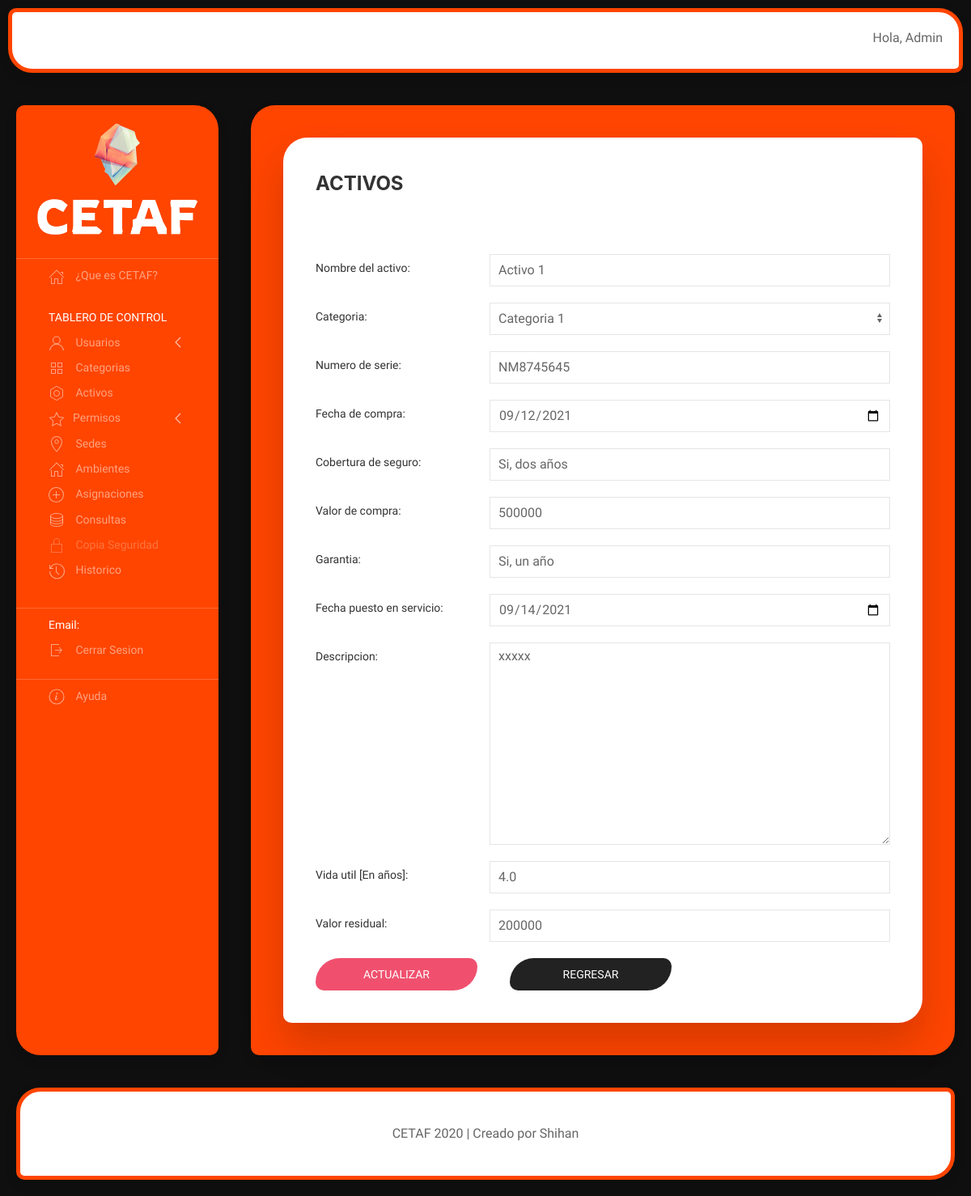
The app's page /activos/1/actualizar (signed in) with its own data.
### cetaf/models.py (models this page shows, shortened)
class Activo(models.Model):
    nombre = models.CharField(max_length=50)
    categoria = models.ForeignKey(Categoria, on_delete=models.CASCADE)
    num_serie = models.CharField(max_length=50)
    fecha_compra = models.DateField()
    cobertura_seguro = models.CharField(max_length=200)
    valor_compra = models.IntegerField(default=0)
    garantia = models.CharField(max_length=200)
    fecha_puesto_servicio = models.DateField()
    descripcion = models.TextField()
    vida_util = models.FloatField(default=0)
    valor_residual = models.IntegerField(default=0)

### cetaf/views.py (the view, shortened to what this page needs)
# urls.py: path('activos/<int:pk>/actualizar', actualizar_activo.as_view(), name='actualizar_activo'),
@method_decorator(decoradores, name='dispatch')
class actualizar_activo(UpdateView):
    model = Activo
    form_class = ActivoForm
    template_name = 'activos/actualizar_activo.html'
    success_url = reverse_lazy('lts_activo')
    def dispatch(self, request, *args, **kwargs):
        return super().dispatch(request, *args, **kwargs)

### cetaf/models.py (called while the page is built)
    def __str__(self):
        return self.nombre

### cetaf/templates/activos/actualizar_activo.html (shortened to what this page needs)
{% extends "activos/index.html" %}
{% block contenido_activo %}
<form class="uk-form-horizontal uk-margin-large" method="post">
    {% for campo in form %}
        <div class="uk-margin">
            <label class="uk-form-label" for="{{campo.auto_id}}">{{campo.label}}</label>
            <div class="uk-form-controls">
                {{campo}}
            </div>
        </div>
    {% endfor %}
    <div uk-grid>
        <div>
            <button class="uk-button uk-button-danger" type="submit" style="border-radius: 30px 10px; width: 200px">Actualizar</button>
        </div>
        <div>
            <a class="uk-button uk-button-secondary" href="{% url 'lts_activo' %}" style="border-radius: 30px 10px; width: 200px;">Regresar</a>
        </div>
    </div>
</form>
{% endblock contenido_activo %}

### cetaf/templates/home/index.html (shortened to what this page needs)
<!doctype html>
{% load static %}
<html lang="es">
    <head>
        <link rel="stylesheet" href="{% static 'contenido/uikit/uikit.min.css' %}">
        <link rel="stylesheet" href="{% static 'contenido/estilo.css' %}">
    </head>
    <body>
        <div uk-grid>
            <div class="uk-width-expand@m">
                <div class="uk-card uk-card-default uk-card-body barra-superior">
                    <span class="uk-float-right">
                        Hola,
                        {{user.username}}
                    </span>
                </div>
            </div>
        </div>
        <div uk-grid>
            <div class="uk-visible@m">
                <div class="uk-card uk-card-default uk-card-body menu-lateral uk-light">
                    <ul class="uk-nav-default uk-nav-parent-icon" uk-nav>
                        <div class="uk-text-center">
                            <a href="{% url 'index' %}"><img src="{% static 'contenido/imagenes/logo_6.png' %}" alt="avatar" width="250px"></a>
                        </div>
                        <li class="uk-nav-divider"></li>
                        <li><a href="{% url 'acercade' %}"><span class="uk-margin-small-right" uk-icon="icon: home"></span> ¿Que es CETAF?</a></li>
                        <li class="uk-nav-header" style="margin-top:20px">TABLERO DE CONTROL</li>
                        <li class="uk-parent">
                            <a href="{% url 'crear_usuarios' %}" class=""><span class="uk-margin-small-right" uk-icon="icon: user"></span> Usuarios</a>
                        </li>
                        <li><a href="{% url 'lts_categoria' %}"><span class="uk-margin-small-right" uk-icon="icon: thumbnails"></span> Categorias</a></li>
                        <li><a href="{% url 'lts_activo' %}"><span class="uk-margin-small-right" uk-icon="icon: nut"></span> Activos</a></li>
                        <li class="uk-parent">
                            <a href="{% url 'lts_usuarios' %}" class=""><span class="uk-margin-small-right" uk-icon="icon: star"></span>Permisos</a>
                        </li>
                        <li><a href="{% url 'lts_sedes' %}"><span class="uk-margin-small-right" uk-icon="icon: location"></span> Sedes</a></li>
                        <li><a href="{% url 'lts_ambiente' %}"><span class="uk-margin-small-right" uk-icon="icon: home"></span> Ambientes</a></li>
                        <li><a href="{% url 'lts_asignacion' %}"><span class="uk-margin-small-right" uk-icon="icon: plus-circle"></span> Asignaciones</a></li>
                        <li><a href="{% url 'lts_consulta' %}" ><span class="uk-margin-small-right" uk-icon="icon: database"></span> Consultas</a></li>
                        <li><a href="#" class="deshabilitar"><span class="uk-margin-small-right" uk-icon="icon: lock"></span> Copia Seguridad</a></li>
                        <li><a href="{% url 'historial' %}"><span class="uk-margin-small-right" uk-icon="icon: history"></span> Historico</a></li>
                        <li class="uk-nav-divider" style="margin-top:30px"></li>
                        <li class="uk-active"><a><span>Email:</span></a></li>
                        {% if user.is_authenticated %}
                          <li><a href="{% url 'logout' %}"><span class="uk-margin-small-right" uk-icon="icon: sign-out"></span> Cerrar Sesion</a></li>
                        {% else %}
                          <li><a href="{% url 'login' %}"><span class="uk-margin-small-right" uk-icon="icon: sign-in"></span> Iniciar Sesion</a></li>
                        {% endif %}
                        <li class="uk-nav-divider" style="margin-top:20px"></li>
                        <li><a href="{% url 'ayuda' %}"><span class="uk-margin-small-right" uk-icon="icon: info"></span> Ayuda</a></li>
                  </ul>
                </div>
            </div>
            <div class="uk-width-expand@m">
                <div class="uk-card uk-card-default uk-card-body contenido-central">
                    {% block contenido %}{% endblock %}
                </div>
            </div>
        </div>
        <div uk-grid>
            <div class="uk-width-expand@m" style="margin-bottom: 20px">
                <div class="uk-card uk-card-default uk-card-body firma" style="text-align:center;">
                    <span>CETAF 2020 | Creado por Shihan</span>
                </div>
            </div>
        </div>
    </body>
</html>

### cetaf/templates/home/index.html (style rules this page uses)
html { background: #0f0f0f; background-size: cover; background-attachment: fixed; }
body { font-family: 'Inconsolata', monospace; }
.firma { float: bottom; margin-left: 20px; margin-right: 20px; border-radius: 30px 10px; opacity: 1; border: solid 5px orangered; }
.barra-superior { margin: 10px; padding: 20px; border-radius: 10px 30px; border: solid 5px orangered; height: 80px; }
@media (min-width: 900px) { .contenido-central { border-radius: 30px 10px; margin-right: 20px; margin-bottom: 20px; height: 100%; opacity: 1; background: orangered; } }
@media (min-width: 900px) { .menu-lateral { min-width: 250px; margin-left: 20px; margin-bottom: 20px; border-radius: 10px 30px; height: 100%; opacity: 1; background: orangered; } }
.deshabilitar { color: currentColor; cursor: not-allowed; opacity: 0.5; text-decoration: none; }

### records on screen
Activo: form "Activo 1" "Categoria 1" "NM8745645" "09/12/2021" "Si, dos años" "500000" "Si, un año" "09/14/2021" "xxxxx" "4.0" "200000"

### other values on screen
{{ user.username }} "Admin"
{{ campo.label }} "Nombre del activo:" "Categoria:" "Numero de serie:" "Fecha de compra:" "Cobertura de seguro:" "Valor de compra:" "Garantia:" "Fecha puesto en servicio:" "Descripcion:" "Vida util [En años]:" "Valor residual:"
